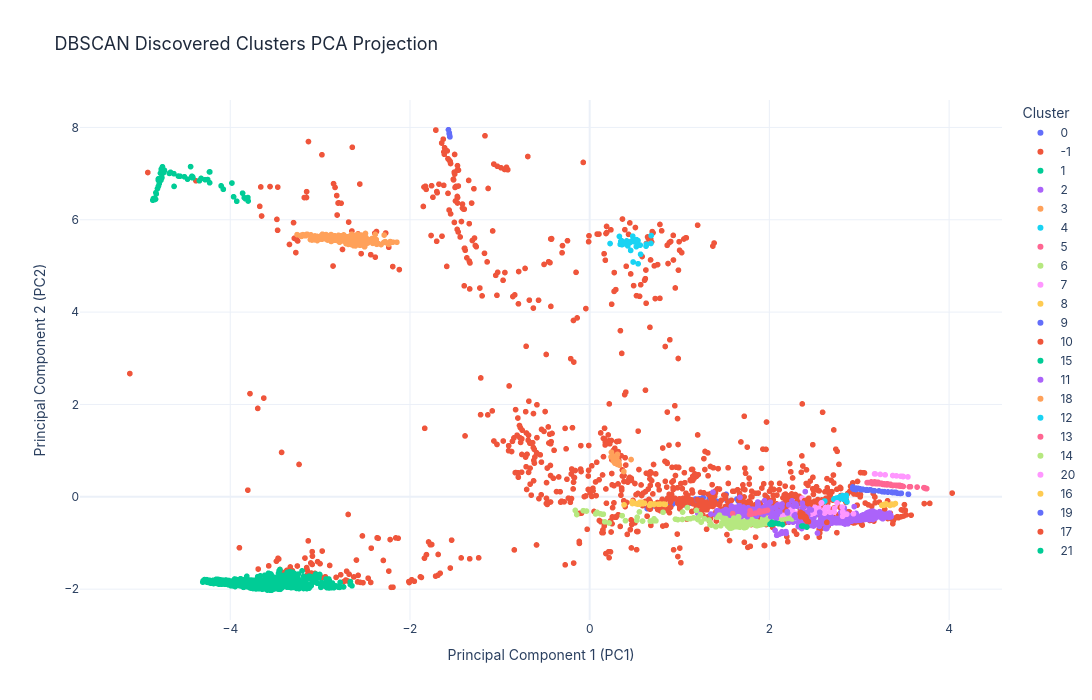

Notebook cell for this chart:
### Markdown cell above
Let's also look at the individual clusters formed by DBSCAN.

### Code cell
# Plot 2: Individual clusters discovered
cluster_df = prepare_pca_dataframe(pca_coords, labels)
cluster_df['Cluster'] = cluster_df['Label'].astype(str)

fig_clusters = pca_2d_plot(cluster_df, color='Cluster', title='DBSCAN Discovered Clusters PCA Projection')
fig_clusters.show()
